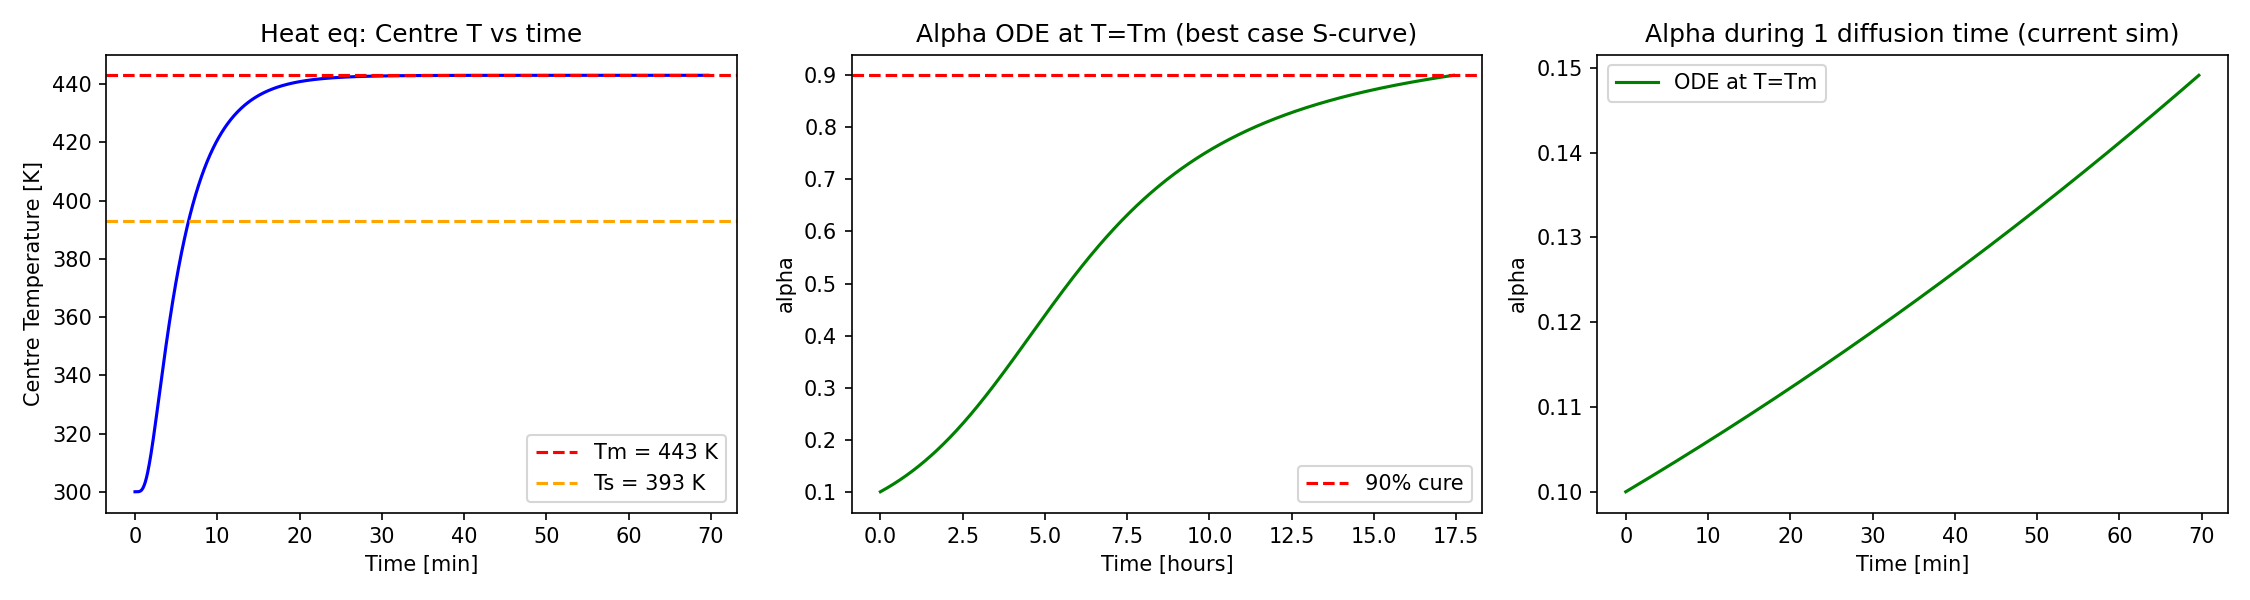

Generate this figure with Python:
"""
Diagnostic script to understand heating speed and curing rate.
"""
import numpy as np
import matplotlib.pyplot as plt
from MODEL_PARAMS import *

# === Time scales ===
print("=== Time scales ===")
print(f"t_diff = {tdiff:.1f} s = {tdiff/60:.1f} min")
print(f"Dimensionless t*=1 => physical t = {tdiff:.0f} s")
print()

gamma = h*L/k
print(f"gamma = hL/k = {gamma:.1f}  (Biot number)")
print()

# === Reaction rates ===
print("=== Reaction rate at T=Tm (u=0), alpha=0.1 ===")
rate_phys = A * np.exp(-E/(R*Tm)) * 0.1**m * (1-0.1)**n
rate_dimless = rate_phys * tdiff
print(f"  Physical rate:      da/dt  = {rate_phys:.6e} s^-1")
print(f"  Dimensionless rate: da/dt* = {rate_dimless:.4f}")
print(f"  Over t*=1 (1 diffusion time): delta_alpha ~ {rate_dimless:.4f}")
print()

# === Rough curing time ===
peak_rate_phys = A * np.exp(-E/(R*Tm)) * 0.4**m * (1-0.4)**n
time_to_cure_phys = 0.8 / peak_rate_phys
time_to_cure_dimless = time_to_cure_phys / tdiff
print(f"=== Rough curing time estimate (at T=Tm, alpha~0.4) ===")
print(f"  Peak physical rate: {peak_rate_phys:.6e} s^-1")
print(f"  Rough time 0.1->0.9: {time_to_cure_phys:.0f} s = {time_to_cure_phys/3600:.1f} hours")
print(f"  In dimensionless units: t* = {time_to_cure_dimless:.1f}")
print(f"  Current sim runs to t*=1, need t*~{time_to_cure_dimless:.0f}")
print()

# === Integrate alpha ODE at T=Tm to see S-curve ===
print("=== Integrating alpha ODE at T=Tm (best case) ===")
T_end_star = 15.0
N_ode = 50000
dt_ode = T_end_star / N_ode
alpha_ode = np.zeros(N_ode+1)
alpha_ode[0] = 0.1
t_ode = np.linspace(0, T_end_star, N_ode+1)

for i in range(N_ode):
    rate = tdiff * A * np.exp(-E/(R*Tm)) * alpha_ode[i]**m * (1-alpha_ode[i])**n
    alpha_ode[i+1] = min(alpha_ode[i] + dt_ode * rate, 1.0)

idx_90 = np.argmax(alpha_ode >= 0.9)
if idx_90 > 0:
    t_90 = t_ode[idx_90]
    print(f"  Alpha reaches 0.9 at t* = {t_90:.2f} ({t_90*tdiff:.0f} s = {t_90*tdiff/3600:.1f} h)")
else:
    print(f"  Alpha does NOT reach 0.9 within t*={T_end_star}")
print(f"  Final alpha at t*={T_end_star}: {alpha_ode[-1]:.4f}")
print()

# === Run Heat equation and check center temperature ===
print("=== Running Heat equation (M=50, N=1000) ===")
from Heat import Heat
pde = Heat()
x, y, t_heat, U_heat = pde.solve(M=50, N=1000)
mid = len(x) // 2
T_centre = (Tm - T0) * U_heat[mid, mid, :] + Tm

# Find when center reaches 99% of Tm
idx_99 = np.argmax(T_centre >= 0.99 * Tm)
if idx_99 > 0:
    t99 = t_heat[idx_99] * tdiff
    print(f"  Centre reaches 99% of Tm at t = {t99:.0f} s ({t99/60:.1f} min), t* = {t_heat[idx_99]:.4f}")

idx_Ts = np.argmax(T_centre >= T_s)
if idx_Ts > 0:
    tTs = t_heat[idx_Ts] * tdiff
    print(f"  Centre reaches T_s={T_s} K at t = {tTs:.0f} s ({tTs/60:.1f} min), t* = {t_heat[idx_Ts]:.4f}")

print(f"  Final centre T = {T_centre[-1]:.2f} K")

# === Plots ===
fig, axes = plt.subplots(1, 3, figsize=(15, 4))

# Plot 1: Centre temperature over time (Heat only)
axes[0].plot(t_heat * tdiff / 60, T_centre, 'b-')
axes[0].axhline(Tm, color='r', ls='--', label=f"Tm = {Tm} K")
axes[0].axhline(T_s, color='orange', ls='--', label=f"Ts = {T_s} K")
axes[0].set_xlabel("Time [min]")
axes[0].set_ylabel("Centre Temperature [K]")
axes[0].set_title("Heat eq: Centre T vs time")
axes[0].legend()

# Plot 2: Alpha S-curve (ODE at T=Tm)
axes[1].plot(t_ode * tdiff / 3600, alpha_ode, 'g-')
axes[1].axhline(0.9, color='r', ls='--', label="90% cure")
axes[1].set_xlabel("Time [hours]")
axes[1].set_ylabel("alpha")
axes[1].set_title("Alpha ODE at T=Tm (best case S-curve)")
axes[1].legend()

# Plot 3: Alpha S-curve zoomed to current sim time
mask = t_ode <= 1.0
axes[2].plot(t_ode[mask] * tdiff / 60, alpha_ode[mask], 'g-', label="ODE at T=Tm")
axes[2].set_xlabel("Time [min]")
axes[2].set_ylabel("alpha")
axes[2].set_title("Alpha during 1 diffusion time (current sim)")
axes[2].legend()

fig.tight_layout()
plt.savefig("diagnose.png", dpi=150)
print("\nSaved diagnose.png")
plt.show()
